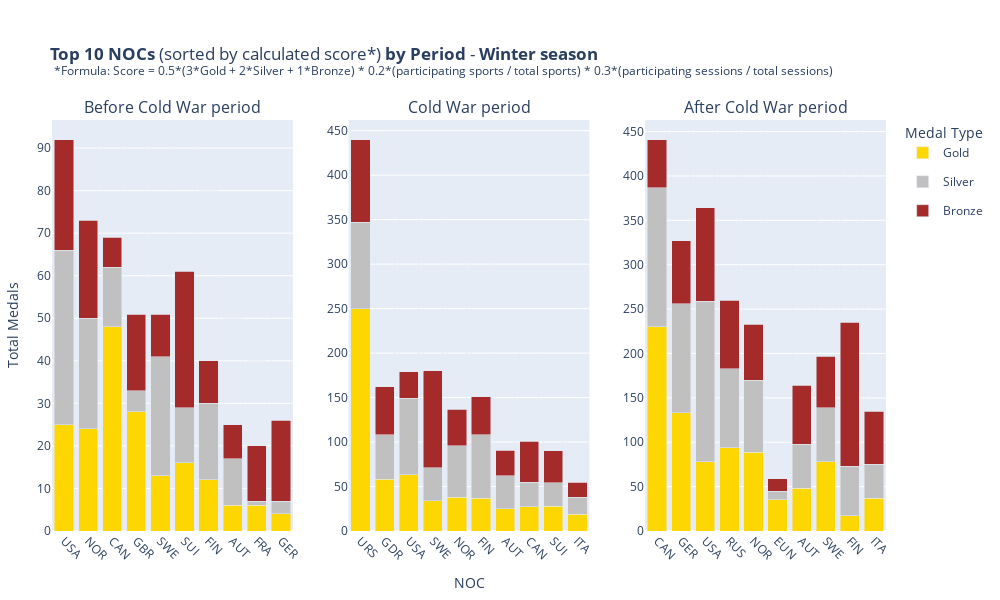

Notebook source saved alongside this figure:
### Markdown cell above
#### Data 'Winter season'

### Code cell
# data
pre_cold_war_opa = calculate_and_process_opa(pre_cold_war_df_w)
cold_war_opa = calculate_and_process_opa(cold_war_df_w)
post_cold_war_opa = calculate_and_process_opa(post_cold_war_df_w)
# display
plot_top_nocs_medals_by_period(pre_cold_war_opa, cold_war_opa, post_cold_war_opa, season='Winter season')

### Figure 1 — Plotly figure (JSON) as saved in the notebook; plotly's stock layout.template omitted (floating-point values rounded to 4 significant figures)
{"data": [{"hovertemplate": "", "legendgroup": "Gold", "marker": {"color": "gold"}, "name": "Gold", "showlegend": true, "type": "bar", "x": ["USA", "NOR", "CAN", "GBR", "SWE", "SUI", "FIN", "AUT", "FRA", "GER"], "xaxis": "x", "y": [25, 24, 48, 28, 13, 16, 12, 6, 6, 4], "yaxis": "y"}, {"hovertemplate": "", "legendgroup": "Silver", "marker": {"color": "silver"}, "name": "Silver", "showlegend": true, "type": "bar", "x": ["USA", "NOR", "CAN", "GBR", "SWE", "SUI", "FIN", "AUT", "FRA", "GER"], "xaxis": "x", "y": [41, 26, 14, 5, 28, 13, 18, 11, 1, 3], "yaxis": "y"}, {"hovertemplate": "", "legendgroup": "Bronze", "marker": {"color": "brown"}, "name": "Bronze", "showlegend": true, "type": "bar", "x": ["USA", "NOR", "CAN", "GBR", "SWE", "SUI", "FIN", "AUT", "FRA", "GER"], "xaxis": "x", "y": [26, 23, 7, 18, 10, 32, 10, 8, 13, 19], "yaxis": "y"}, {"customdata": [[25.0, 41.0, 26.0, 96.38], [24.0, 26.0, 23.0, 89.39], [48.0, 14.0, 7.0, 83.13], [28.0, 5.0, 18.0, 68.68], [13.0, 28.0, 10.0, 66.22], [16.0, 13.0, 32.0, 62.8], [12.0, 18.0, 10.0, 56.7], [6.0, 11.0, 8.0, 43.14], [6.0, 1.0, 13.0, 38.41], [4.0, 3.0, 19.0, 34.42]], "hovertemplate": "<b>Score vs Top1: %{customdata[3]:.0f}%</b><extra></extra>", "marker": {"color": "rgba(0, 0, 0, 0)"}, "name": "Total Medals Hover", "showlegend": false, "type": "bar", "x": ["USA", "NOR", "CAN", "GBR", "SWE", "SUI", "FIN", "AUT", "FRA", "GER"], "xaxis": "x", "y": [92, 73, 69, 51, 51, 61, 40, 25, 20, 26], "yaxis": "y"}, {"hovertemplate": "", "legendgroup": "Gold", "marker": {"color": "gold"}, "name": "Gold", "showlegend": false, "type": "bar", "x": ["URS", "GDR", "USA", "SWE", "NOR", "FIN", "AUT", "CAN", "SUI", "ITA"], "xaxis": "x2", "y": [250, 58, 63, 34, 38, 37, 25, 27, 28, 19], "yaxis": "y2"}, {"hovertemplate": "", "legendgroup": "Silver", "marker": {"color": "silver"}, "name": "Silver", "showlegend": false, "type": "bar", "x": ["URS", "GDR", "USA", "SWE", "NOR", "FIN", "AUT", "CAN", "SUI", "ITA"], "xaxis": "x2", "y": [97, 50, 86, 37, 58, 71, 37, 28, 26, 19], "yaxis": "y2"}, {"hovertemplate": "", "legendgroup": "Bronze", "marker": {"color": "brown"}, "name": "Bronze", "showlegend": false, "type": "bar", "x": ["URS", "GDR", "USA", "SWE", "NOR", "FIN", "AUT", "CAN", "SUI", "ITA"], "xaxis": "x2", "y": [93, 54, 30, 109, 41, 43, 29, 46, 36, 17], "yaxis": "y2"}, {"customdata": [[250.0, 97.0, 93.0, 96.67], [58.0, 50.0, 54.0, 59.39], [63.0, 86.0, 30.0, 57.02], [34.0, 37.0, 109.0, 51.88], [38.0, 58.0, 41.0, 51.67], [37.0, 71.0, 43.0, 50.57], [25.0, 37.0, 29.0, 44.71], [27.0, 28.0, 46.0, 43.14], [28.0, 26.0, 36.0, 40.78], [19.0, 19.0, 17.0, 37.95]], "hovertemplate": "<b>Score vs Top1: %{customdata[3]:.0f}%</b><extra></extra>", "marker": {"color": "rgba(0, 0, 0, 0)"}, "name": "Total Medals Hover", "showlegend": false, "type": "bar", "x": ["URS", "GDR", "USA", "SWE", "NOR", "FIN", "AUT", "CAN", "SUI", "ITA"], "xaxis": "x2", "y": [440, 162, 179, 180, 137, 151, 91, 101, 90, 55], "yaxis": "y2"}, {"hovertemplate": "", "legendgroup": "Gold", "marker": {"color": "gold"}, "name": "Gold", "showlegend": false, "type": "bar", "x": ["CAN", "GER", "USA", "RUS", "NOR", "EUN", "AUT", "SWE", "FIN", "ITA"], "xaxis": "x3", "y": [230, 133, 78, 94, 89, 35, 48, 78, 17, 37], "yaxis": "y3"}, {"hovertemplate": "", "legendgroup": "Silver", "marker": {"color": "silver"}, "name": "Silver", "showlegend": false, "type": "bar", "x": ["CAN", "GER", "USA", "RUS", "NOR", "EUN", "AUT", "SWE", "FIN", "ITA"], "xaxis": "x3", "y": [157, 123, 181, 89, 81, 10, 50, 61, 56, 38], "yaxis": "y3"}, {"hovertemplate": "", "legendgroup": "Bronze", "marker": {"color": "brown"}, "name": "Bronze", "showlegend": false, "type": "bar", "x": ["CAN", "GER", "USA", "RUS", "NOR", "EUN", "AUT", "SWE", "FIN", "ITA"], "xaxis": "x3", "y": [54, 71, 105, 77, 63, 14, 66, 58, 162, 60], "yaxis": "y3"}, {"customdata": [[230.0, 157.0, 54.0, 100.0], [133.0, 123.0, 71.0, 83.29], [78.0, 181.0, 105.0, 82.82], [94.0, 89.0, 77.0, 70.58], [89.0, 81.0, 63.0, 69.44], [35.0, 10.0, 14.0, 63.98], [48.0, 50.0, 66.0, 58.62], [78.0, 61.0, 58.0, 57.96], [17.0, 56.0, 162.0, 54.11], [37.0, 38.0, 60.0, 53.47]], "hovertemplate": "<b>Score vs Top1: %{customdata[3]:.0f}%</b><extra></extra>", "marker": {"color": "rgba(0, 0, 0, 0)"}, "name": "Total Medals Hover", "showlegend": false, "type": "bar", "x": ["CAN", "GER", "USA", "RUS", "NOR", "EUN", "AUT", "SWE", "FIN", "ITA"], "xaxis": "x3", "y": [441, 327, 364, 260, 233, 59, 164, 197, 235, 135], "yaxis": "y3"}], "layout": {"annotations": [{"font": {"size": 16}, "showarrow": false, "text": "Before Cold War period", "x": 0.1444, "xanchor": "center", "xref": "paper", "y": 1, "yanchor": "bottom", "yref": "paper"}, {"font": {"size": 16}, "showarrow": false, "text": "Cold War period", "x": 0.5, "xanchor": "center", "xref": "paper", "y": 1, "yanchor": "bottom", "yref": "paper"}, {"font": {"size": 16}, "showarrow": false, "text": "After Cold War period", "x": 0.8556, "xanchor": "center", "xref": "paper", "y": 1, "yanchor": "bottom", "yref": "paper"}], "barmode": "stack", "height": 600, "hovermode": "x unified", "legend": {"title": {"text": "Medal Type"}}, "margin": {"b": 50, "l": 40, "r": 40, "t": 120}, "title": {"text": "<b>Top 10 NOCs</b> (sorted by calculated score*) <b>by Period</b> - <b>Winter season</b><br>\n<sup>*Formula: Score = 0.5*(3*Gold + 2*Silver + 1*Bronze) *\n0.2*(participating sports / total sports) *\n0.3*(participating sessions / total sessions)</sup>"}, "width": 1000, "xaxis": {"anchor": "y", "domain": [0, 0.2889], "tickangle": 45}, "xaxis2": {"anchor": "y2", "domain": [0.3556, 0.6444], "tickangle": 45, "title": {"text": "NOC"}}, "xaxis3": {"anchor": "y3", "domain": [0.7111, 1], "tickangle": 45}, "yaxis": {"anchor": "x", "domain": [0, 1], "range": [0, 96.6], "rangemode": "nonnegative", "title": {"text": "Total Medals"}}, "yaxis2": {"anchor": "x2", "domain": [0, 1], "range": [0, 462], "rangemode": "nonnegative"}, "yaxis3": {"anchor": "x3", "domain": [0, 1], "range": [0, 463.1], "rangemode": "nonnegative"}}}
